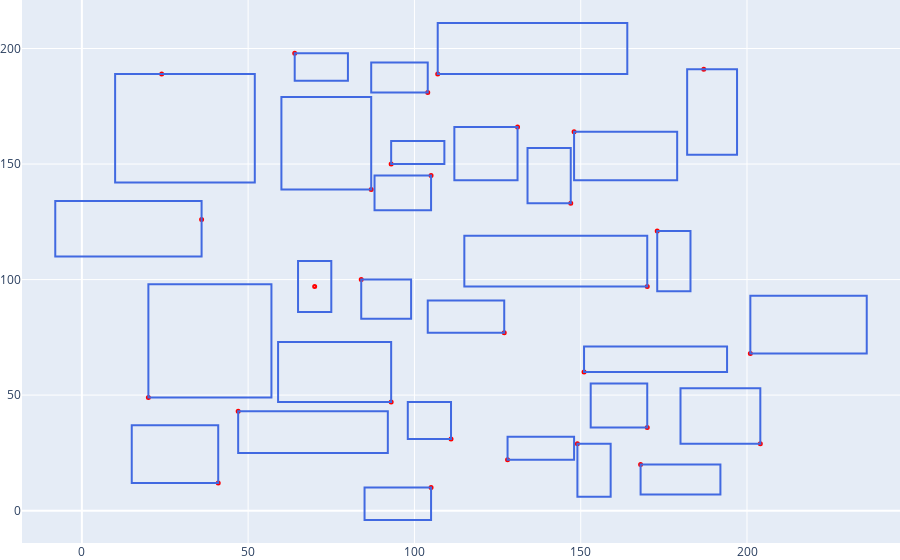

This figure's notebook cell:
### Code cell
ex_path = "./examples/bin5.txt"
solve_bin_label_placement(ex_path)

### Figure 1 — Plotly figure (JSON) as saved in the notebook; plotly's stock layout.template omitted (floating-point values rounded to 4 significant figures)
{"data": [{"marker": {"color": "rgb(255, 0, 0)", "size": 5, "symbol": "circle-dot"}, "mode": "markers", "opacity": 1, "type": "scatter", "x": [173, 93, 41, 148, 149, 107, 24, 170, 128, 20, 70, 93, 204, 47, 84, 36, 127, 64, 111, 170, 87, 105, 131, 151, 201, 105, 147, 187, 168, 104], "y": [121, 47, 12, 164, 29, 189, 189, 97, 22, 49, 97, 150, 29, 43, 100, 126, 77, 198, 31, 36, 139, 145, 166, 60, 68, 10, 133, 191, 20, 181]}], "layout": {"margin": {"b": 0, "l": 0, "r": 0, "t": 0}, "shapes": [{"line": {"color": "RoyalBlue", "width": 2}, "type": "rect", "x0": 173, "x1": 183, "y0": 95, "y1": 121}, {"line": {"color": "RoyalBlue", "width": 2}, "type": "rect", "x0": 59, "x1": 93, "y0": 47, "y1": 73}, {"line": {"color": "RoyalBlue", "width": 2}, "type": "rect", "x0": 15, "x1": 41, "y0": 12, "y1": 37}, {"line": {"color": "RoyalBlue", "width": 2}, "type": "rect", "x0": 148, "x1": 179, "y0": 143, "y1": 164}, {"line": {"color": "RoyalBlue", "width": 2}, "type": "rect", "x0": 149, "x1": 159, "y0": 6, "y1": 29}, {"line": {"color": "RoyalBlue", "width": 2}, "type": "rect", "x0": 107, "x1": 164, "y0": 189, "y1": 211}, {"line": {"color": "RoyalBlue", "width": 2}, "type": "rect", "x0": 10, "x1": 52, "y0": 142, "y1": 189}, {"line": {"color": "RoyalBlue", "width": 2}, "type": "rect", "x0": 115, "x1": 170, "y0": 97, "y1": 119}, {"line": {"color": "RoyalBlue", "width": 2}, "type": "rect", "x0": 128, "x1": 148, "y0": 22, "y1": 32}, {"line": {"color": "RoyalBlue", "width": 2}, "type": "rect", "x0": 20, "x1": 57, "y0": 49, "y1": 98}, {"line": {"color": "RoyalBlue", "width": 2}, "type": "rect", "x0": 65, "x1": 75, "y0": 86, "y1": 108}, {"line": {"color": "RoyalBlue", "width": 2}, "type": "rect", "x0": 93, "x1": 109, "y0": 150, "y1": 160}, {"line": {"color": "RoyalBlue", "width": 2}, "type": "rect", "x0": 180, "x1": 204, "y0": 29, "y1": 53}, {"line": {"color": "RoyalBlue", "width": 2}, "type": "rect", "x0": 47, "x1": 92, "y0": 25, "y1": 43}, {"line": {"color": "RoyalBlue", "width": 2}, "type": "rect", "x0": 84, "x1": 99, "y0": 83, "y1": 100}, {"line": {"color": "RoyalBlue", "width": 2}, "type": "rect", "x0": -8, "x1": 36, "y0": 110, "y1": 134}, {"line": {"color": "RoyalBlue", "width": 2}, "type": "rect", "x0": 104, "x1": 127, "y0": 77, "y1": 91}, {"line": {"color": "RoyalBlue", "width": 2}, "type": "rect", "x0": 64, "x1": 80, "y0": 186, "y1": 198}, {"line": {"color": "RoyalBlue", "width": 2}, "type": "rect", "x0": 98, "x1": 111, "y0": 31, "y1": 47}, {"line": {"color": "RoyalBlue", "width": 2}, "type": "rect", "x0": 153, "x1": 170, "y0": 36, "y1": 55}, {"line": {"color": "RoyalBlue", "width": 2}, "type": "rect", "x0": 60, "x1": 87, "y0": 139, "y1": 179}, {"line": {"color": "RoyalBlue", "width": 2}, "type": "rect", "x0": 88, "x1": 105, "y0": 130, "y1": 145}, {"line": {"color": "RoyalBlue", "width": 2}, "type": "rect", "x0": 112, "x1": 131, "y0": 143, "y1": 166}, {"line": {"color": "RoyalBlue", "width": 2}, "type": "rect", "x0": 151, "x1": 194, "y0": 60, "y1": 71}, {"line": {"color": "RoyalBlue", "width": 2}, "type": "rect", "x0": 201, "x1": 236, "y0": 68, "y1": 93}, {"line": {"color": "RoyalBlue", "width": 2}, "type": "rect", "x0": 85, "x1": 105, "y0": -4, "y1": 10}, {"line": {"color": "RoyalBlue", "width": 2}, "type": "rect", "x0": 134, "x1": 147, "y0": 133, "y1": 157}, {"line": {"color": "RoyalBlue", "width": 2}, "type": "rect", "x0": 182, "x1": 197, "y0": 154, "y1": 191}, {"line": {"color": "RoyalBlue", "width": 2}, "type": "rect", "x0": 168, "x1": 192, "y0": 7, "y1": 20}, {"line": {"color": "RoyalBlue", "width": 2}, "type": "rect", "x0": 87, "x1": 104, "y0": 181, "y1": 194}], "showlegend": false, "xaxis": {"range": [-18, 246]}, "yaxis": {"range": [-14, 221]}}}
